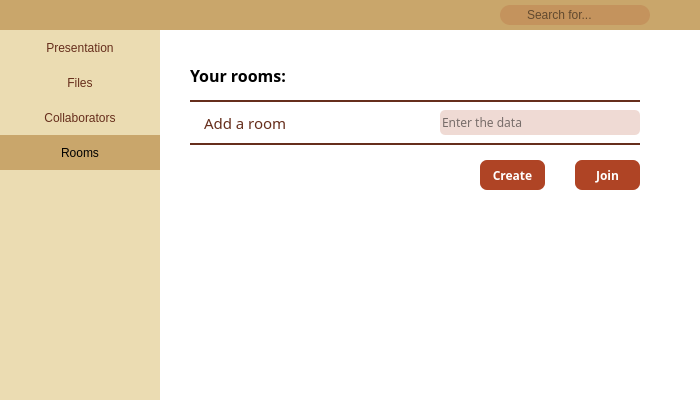
<?xml version="1.0" encoding="UTF-8"?>
<ui version="4.0">
 <class>Dialog</class>
 <widget class="QDialog" name="Dialog">
  <property name="geometry">
   <rect>
    <x>0</x>
    <y>0</y>
    <width>700</width>
    <height>400</height>
   </rect>
  </property>
  <property name="windowTitle">
   <string>Dialog</string>
  </property>
  <property name="styleSheet">
   <string notr="true">background-color: rgb(255, 255, 255);font-family: 'Montserrat', sans-serif;</string>
  </property>
  <widget class="QLabel" name="orizontalBar">
   <property name="geometry">
    <rect>
     <x>0</x>
     <y>0</y>
     <width>700</width>
     <height>30</height>
    </rect>
   </property>
   <property name="styleSheet">
    <string notr="true">background-color:#C9A66B;</string>
   </property>
   <property name="text">
    <string/>
   </property>
  </widget>
  <widget class="QLabel" name="lateralMenu">
   <property name="geometry">
    <rect>
     <x>0</x>
     <y>30</y>
     <width>160</width>
     <height>370</height>
    </rect>
   </property>
   <property name="styleSheet">
    <string notr="true">background-color:#EBDCB2</string>
   </property>
   <property name="text">
    <string/>
   </property>
  </widget>
  <widget class="QLabel" name="presentationLabel">
   <property name="geometry">
    <rect>
     <x>0</x>
     <y>30</y>
     <width>160</width>
     <height>35</height>
    </rect>
   </property>
   <property name="cursor">
    <cursorShape>PointingHandCursor</cursorShape>
   </property>
   <property name="styleSheet">
    <string notr="true">#presentationLabel{
background-color:#EBDCB2;
color : #662E1C;
}
#presentationLabel::hover{
background-color:#c49d5d;
}</string>
   </property>
   <property name="text">
    <string>Presentation</string>
   </property>
   <property name="alignment">
    <set>Qt::AlignCenter</set>
   </property>
  </widget>
  <widget class="QLabel" name="roomsIcon">
   <property name="geometry">
    <rect>
     <x>15</x>
     <y>143</y>
     <width>21</width>
     <height>21</height>
    </rect>
   </property>
   <property name="autoFillBackground">
    <bool>false</bool>
   </property>
   <property name="styleSheet">
    <string notr="true">background-color:none;</string>
   </property>
   <property name="text">
    <string/>
   </property>
   <property name="pixmap">
    <pixmap>Images/room.png</pixmap>
   </property>
   <property name="scaledContents">
    <bool>true</bool>
   </property>
  </widget>
  <widget class="QLabel" name="collabIcon">
   <property name="geometry">
    <rect>
     <x>15</x>
     <y>108</y>
     <width>21</width>
     <height>21</height>
    </rect>
   </property>
   <property name="styleSheet">
    <string notr="true">background-color:none;</string>
   </property>
   <property name="text">
    <string/>
   </property>
   <property name="pixmap">
    <pixmap>Images/collab.png</pixmap>
   </property>
   <property name="scaledContents">
    <bool>true</bool>
   </property>
  </widget>
  <widget class="QLabel" name="filesLabel">
   <property name="geometry">
    <rect>
     <x>0</x>
     <y>65</y>
     <width>160</width>
     <height>35</height>
    </rect>
   </property>
   <property name="cursor">
    <cursorShape>PointingHandCursor</cursorShape>
   </property>
   <property name="styleSheet">
    <string notr="true">#filesLabel{
background-color:#EBDCB2;
color : #662E1C;
}
#filesLabel::hover{
background-color:#c49d5d;
}</string>
   </property>
   <property name="text">
    <string>Files</string>
   </property>
   <property name="alignment">
    <set>Qt::AlignCenter</set>
   </property>
  </widget>
  <widget class="QLabel" name="roomsLabel">
   <property name="geometry">
    <rect>
     <x>0</x>
     <y>135</y>
     <width>160</width>
     <height>35</height>
    </rect>
   </property>
   <property name="cursor">
    <cursorShape>PointingHandCursor</cursorShape>
   </property>
   <property name="styleSheet">
    <string notr="true">#roomsLabel{
background-color:#C9A66B;
}
#roomsLabel::hover{
background-color:#c49d5d;
color : #662E1C;
}
</string>
   </property>
   <property name="text">
    <string>Rooms</string>
   </property>
   <property name="alignment">
    <set>Qt::AlignCenter</set>
   </property>
  </widget>
  <widget class="QLabel" name="presentationIcon">
   <property name="geometry">
    <rect>
     <x>15</x>
     <y>38</y>
     <width>21</width>
     <height>21</height>
    </rect>
   </property>
   <property name="styleSheet">
    <string notr="true">background-color:none;</string>
   </property>
   <property name="text">
    <string/>
   </property>
   <property name="pixmap">
    <pixmap>Images/present.png</pixmap>
   </property>
   <property name="scaledContents">
    <bool>true</bool>
   </property>
  </widget>
  <widget class="QLabel" name="filesIcon">
   <property name="geometry">
    <rect>
     <x>15</x>
     <y>73</y>
     <width>21</width>
     <height>21</height>
    </rect>
   </property>
   <property name="styleSheet">
    <string notr="true">background-color:none;</string>
   </property>
   <property name="text">
    <string/>
   </property>
   <property name="pixmap">
    <pixmap>Images/file.png</pixmap>
   </property>
   <property name="scaledContents">
    <bool>true</bool>
   </property>
  </widget>
  <widget class="QLabel" name="collabLabel">
   <property name="geometry">
    <rect>
     <x>0</x>
     <y>100</y>
     <width>160</width>
     <height>35</height>
    </rect>
   </property>
   <property name="cursor">
    <cursorShape>PointingHandCursor</cursorShape>
   </property>
   <property name="styleSheet">
    <string notr="true">#collabLabel{
background-color:#EBDCB2;
color : #662E1C;
}
#collabLabel::hover{
background-color:#c49d5d;
}</string>
   </property>
   <property name="text">
    <string>Collaborators</string>
   </property>
   <property name="alignment">
    <set>Qt::AlignCenter</set>
   </property>
  </widget>
  <widget class="QLineEdit" name="searchInput">
   <property name="geometry">
    <rect>
     <x>500</x>
     <y>5</y>
     <width>150</width>
     <height>20</height>
    </rect>
   </property>
   <property name="styleSheet">
    <string notr="true">#searchInput{
background-color:rgb(175, 68, 37, 51); border-radius: 10px; border:none; padding-left:25px
}
#searchInput::hover{
cursor:text;
}</string>
   </property>
   <property name="placeholderText">
    <string>Search for...</string>
   </property>
  </widget>
  <widget class="QLabel" name="userIcon">
   <property name="geometry">
    <rect>
     <x>670</x>
     <y>1</y>
     <width>28</width>
     <height>28</height>
    </rect>
   </property>
   <property name="cursor">
    <cursorShape>PointingHandCursor</cursorShape>
   </property>
   <property name="styleSheet">
    <string notr="true">#userIcon{
background-color:none;
}
#userIcon::hover{
background-color:#a18555;
}</string>
   </property>
   <property name="text">
    <string/>
   </property>
   <property name="pixmap">
    <pixmap>Images/profile_image.png</pixmap>
   </property>
   <property name="scaledContents">
    <bool>true</bool>
   </property>
  </widget>
  <widget class="QLabel" name="arrowIcon">
   <property name="geometry">
    <rect>
     <x>10</x>
     <y>5</y>
     <width>20</width>
     <height>20</height>
    </rect>
   </property>
   <property name="cursor">
    <cursorShape>PointingHandCursor</cursorShape>
   </property>
   <property name="styleSheet">
    <string notr="true">#arrowIcon{
background-color:none;
}
#arrowIcon::hover{
background-color:#a18555;
}</string>
   </property>
   <property name="text">
    <string/>
   </property>
   <property name="pixmap">
    <pixmap>Images/back_arrow.png</pixmap>
   </property>
   <property name="scaledContents">
    <bool>true</bool>
   </property>
  </widget>
  <widget class="QLabel" name="searchIcon">
   <property name="geometry">
    <rect>
     <x>505</x>
     <y>7</y>
     <width>15</width>
     <height>15</height>
    </rect>
   </property>
   <property name="cursor">
    <cursorShape>PointingHandCursor</cursorShape>
   </property>
   <property name="styleSheet">
    <string notr="true">background-color:none;</string>
   </property>
   <property name="text">
    <string/>
   </property>
   <property name="pixmap">
    <pixmap>Images/lupa_png.png</pixmap>
   </property>
   <property name="scaledContents">
    <bool>true</bool>
   </property>
  </widget>
  <widget class="QLabel" name="label">
   <property name="geometry">
    <rect>
     <x>190</x>
     <y>60</y>
     <width>170</width>
     <height>30</height>
    </rect>
   </property>
   <property name="font">
    <font>
     <family>Montserrat,sans-serif</family>
     <pointsize>12</pointsize>
     <weight>75</weight>
     <bold>true</bold>
    </font>
   </property>
   <property name="text">
    <string>Your rooms:</string>
   </property>
  </widget>
  <widget class="QLabel" name="addRoom">
   <property name="geometry">
    <rect>
     <x>190</x>
     <y>100</y>
     <width>450</width>
     <height>45</height>
    </rect>
   </property>
   <property name="font">
    <font>
     <family>Montserrat,sans-serif</family>
     <pointsize>11</pointsize>
    </font>
   </property>
   <property name="cursor">
    <cursorShape>PointingHandCursor</cursorShape>
   </property>
   <property name="styleSheet">
    <string notr="true">#addRoom{
border: 2px solid  #662E1C;
border-style: solid none solid none;
padding: 10px;
color : #662E1C;
}</string>
   </property>
   <property name="text">
    <string>Add a room</string>
   </property>
  </widget>
  <widget class="QPushButton" name="joinBtn">
   <property name="geometry">
    <rect>
     <x>575</x>
     <y>160</y>
     <width>65</width>
     <height>30</height>
    </rect>
   </property>
   <property name="font">
    <font>
     <family>Montserrat,sans-serif</family>
     <weight>87</weight>
     <bold>true</bold>
    </font>
   </property>
   <property name="cursor">
    <cursorShape>PointingHandCursor</cursorShape>
   </property>
   <property name="styleSheet">
    <string notr="true">#joinBtn{ 
background-color:#AF4425;
color: white; 
font-weight:700; 
border-radius:7;
} 
#joinBtn:hover {
background-color: #9f3e22;
}</string>
   </property>
   <property name="text">
    <string>Join</string>
   </property>
  </widget>
  <widget class="QLineEdit" name="keyInput">
   <property name="geometry">
    <rect>
     <x>440</x>
     <y>110</y>
     <width>200</width>
     <height>25</height>
    </rect>
   </property>
   <property name="font">
    <font>
     <family>Montserrat,sans-serif</family>
    </font>
   </property>
   <property name="styleSheet">
    <string notr="true">background-color: rgb(175, 68, 37, 50);
border-radius:5px;</string>
   </property>
   <property name="text">
    <string/>
   </property>
   <property name="placeholderText">
    <string>Enter the data</string>
   </property>
  </widget>
  <widget class="QPushButton" name="createBtn">
   <property name="geometry">
    <rect>
     <x>480</x>
     <y>160</y>
     <width>65</width>
     <height>30</height>
    </rect>
   </property>
   <property name="font">
    <font>
     <family>Montserrat,sans-serif</family>
     <weight>87</weight>
     <bold>true</bold>
    </font>
   </property>
   <property name="cursor">
    <cursorShape>PointingHandCursor</cursorShape>
   </property>
   <property name="styleSheet">
    <string notr="true">#createBtn{ 
background-color:#AF4425;
color: white; 
font-weight:700; 
border-radius:7;
} 
#createBtn:hover {
background-color: #9f3e22;
}</string>
   </property>
   <property name="text">
    <string>Create</string>
   </property>
  </widget>
  <zorder>orizontalBar</zorder>
  <zorder>lateralMenu</zorder>
  <zorder>presentationLabel</zorder>
  <zorder>filesLabel</zorder>
  <zorder>roomsLabel</zorder>
  <zorder>presentationIcon</zorder>
  <zorder>filesIcon</zorder>
  <zorder>collabLabel</zorder>
  <zorder>collabIcon</zorder>
  <zorder>roomsIcon</zorder>
  <zorder>searchInput</zorder>
  <zorder>userIcon</zorder>
  <zorder>arrowIcon</zorder>
  <zorder>searchIcon</zorder>
  <zorder>label</zorder>
  <zorder>addRoom</zorder>
  <zorder>joinBtn</zorder>
  <zorder>keyInput</zorder>
  <zorder>createBtn</zorder>
 </widget>
 <resources/>
 <connections/>
</ui>
